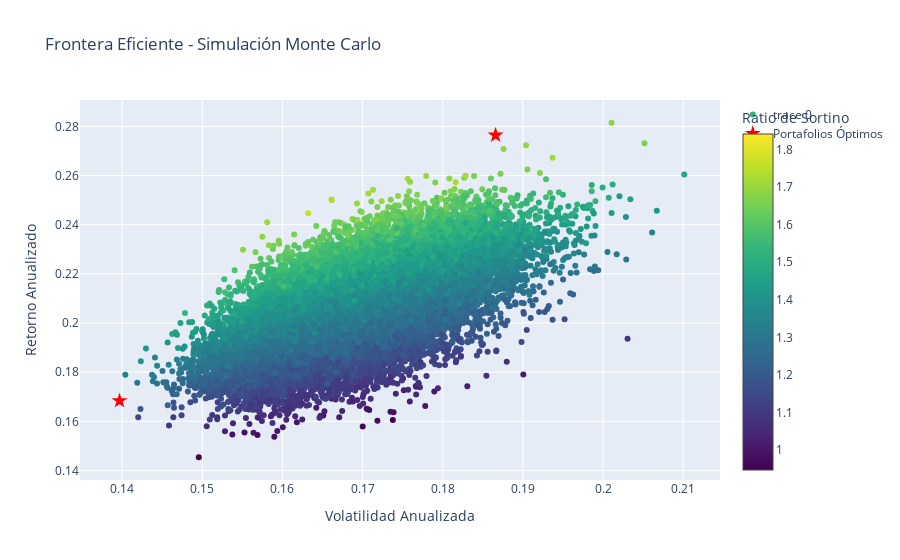

Write notebook code for a chart like this one.
### Markdown cell above
# Visualización de Frontera Eficiente
Ahora haremos un gráfico dinámico a través de plotly, sin embargo, la línea de código necesaria para guardar la imagen está desactivada debido a problemas técnicos del navegador web en el que trabajo. Dicho esto, si se trabaja con el navegador Google Chrome solo hay que borrar el símbolo "#". De otro modo, hay que descargar la imagen de forma manual.

### Code cell
fig = go.Figure()

# Añadir todos los portafolios simulados
fig.add_trace(go.Scatter(
    x=df_simulacion["volatilidad"],
    y=df_simulacion["retorno"],
    mode="markers",
    marker=dict(
        color=df_simulacion["sortino"],
        showscale=True,
        colorscale="Viridis",
        colorbar=dict(title="Ratio de Sortino")
    ),
    text=[f"Sortino: {s:.2f}" for s in df_simulacion["sortino"]] # Tooltip
))

# Marcar los portafolios óptimos
fig.add_trace(go.Scatter(
    x=[min_vol_port["volatilidad"], max_sortino_port["volatilidad"]],
    y=[min_vol_port["retorno"], max_sortino_port["retorno"]],
    mode="markers",
    marker=dict(color="red", size=12, symbol="star"),
    name="Portafolios Óptimos"
))

fig.update_layout(
    title="Frontera Eficiente - Simulación Monte Carlo",
    xaxis_title="Volatilidad Anualizada",
    yaxis_title="Retorno Anualizado",
    showlegend=True
)
project_root = Path.cwd()
figures_path = project_root / "fig"
image_filename = "frontera_eficiente.png"
image_path = figures_path / image_filename
# fig.write_image(image_path)

fig.show()

### Figure 1 — Plotly figure (JSON) as saved in the notebook; plotly's stock layout.template omitted (floating-point values rounded to 4 significant figures; data arrays with more than 128 entries replaced by an {"elided": "..."} marker saying what was removed)
{"data": [{"marker": {"color": {"elided": "25000 float values"}, "colorbar": {"title": {"text": "Ratio de Sortino"}}, "colorscale": [[0, "#440154"], [0.1111, "#482878"], [0.2222, "#3e4989"], [0.3333, "#31688e"], [0.4444, "#26828e"], [0.5556, "#1f9e89"], [0.6667, "#35b779"], [0.7778, "#6ece58"], [0.8889, "#b5de2b"], [1, "#fde725"]], "showscale": true}, "mode": "markers", "text": {"elided": "25000 str values"}, "type": "scatter", "x": {"elided": "25000 float values"}, "y": {"elided": "25000 float values"}}, {"marker": {"color": "red", "size": 12, "symbol": "star"}, "mode": "markers", "name": "Portafolios Óptimos", "type": "scatter", "x": [0.1397, 0.1866], "y": [0.1683, 0.2764]}], "layout": {"showlegend": true, "title": {"text": "Frontera Eficiente - Simulación Monte Carlo"}, "xaxis": {"title": {"text": "Volatilidad Anualizada"}}, "yaxis": {"title": {"text": "Retorno Anualizado"}}}}
